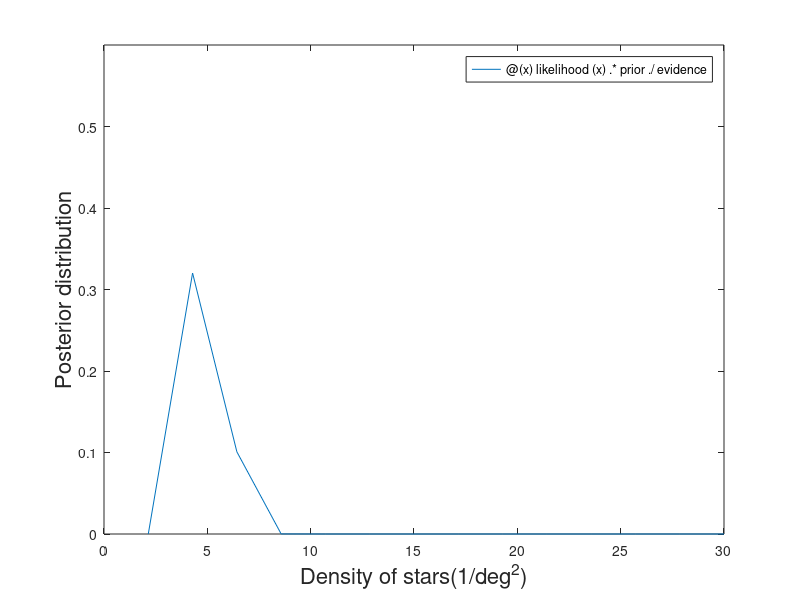
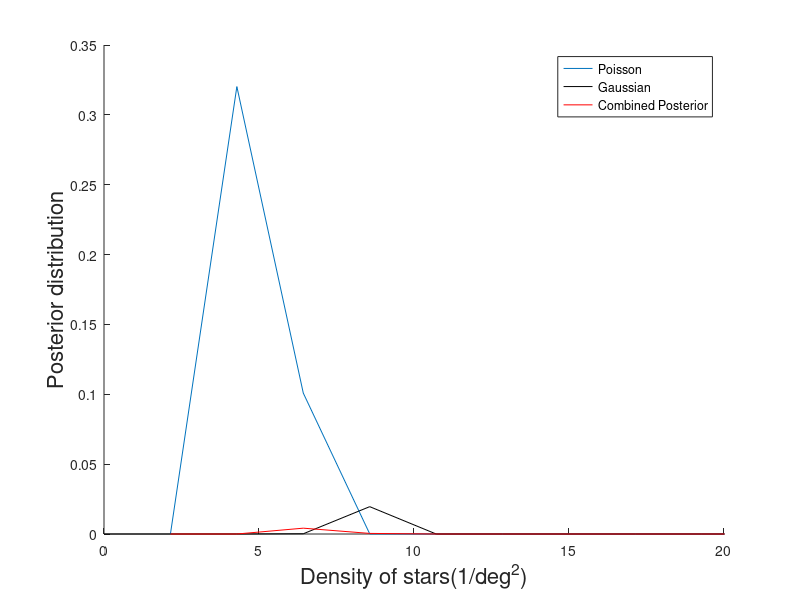
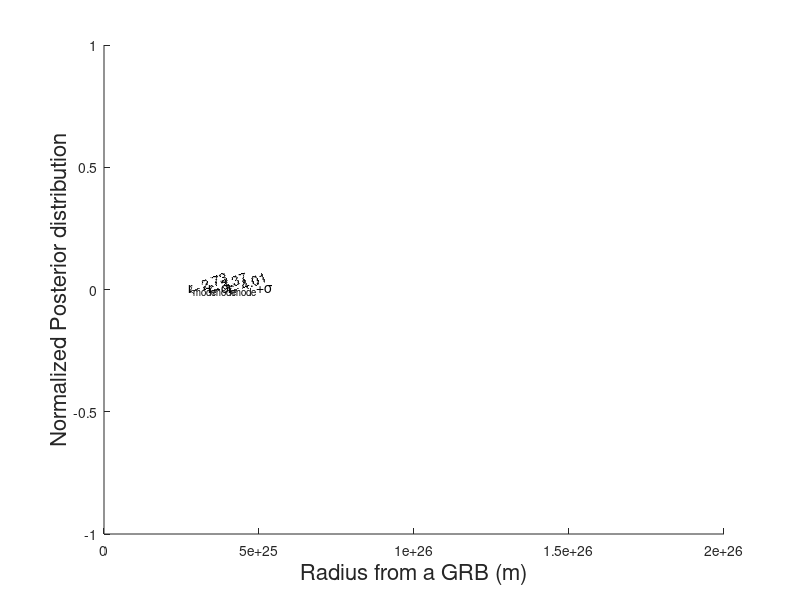

Recreate these plots in MATLAB, in order.
%% Q1b
X=  [1.1 0.05;
    1.01 0.01;
    0.99 0.01;
    0.98 0.01;
    1 0.02;
    1.3 0.4];

X1=1./(X(:,2).^2);
X2=X(:,1).*X1;
sumX2=sum(X1);
sumX3=sum(X2);
MLE=sumX3/sumX2;

% The varience is given by 1/sumX2
%therefor std =sqrt(1/sumX2)
Stderr=sqrt(1/sumX2);

%% Q2
% Q2b
N=10;
T=50;
Slim=30;

likelihood=@(x)poisspdf(T,x.*N);
evidence=(1./Slim).*integral(likelihood,0,Slim);
prior=1/Slim;
posterior= @(x)likelihood(x).*prior./evidence;

figure
fplot(posterior,[0,Slim]);
xlabel('Density of stars(1/deg^2)','FontSize',16);
ylabel('Posterior distribution','FontSize',16);
ylim([0 0.6]);

%Mode
mode=T/N;
%Mean
expectation=@(x) posterior(x).*x;
mean=integral(expectation,0,Slim);

% Q2c
mu=7.7;
rsig=0.3;
X=linspace(0,30,1000000);
normal=@(x)normpdf(x,mu,rsig);
% plot(X,normal(X),'g')
Ayy=@(x)likelihood(x).*normal(x);
evidence2=(1./Slim).*integral(Ayy,0,Slim);
posterior2=@(x)Ayy(x).*(1/Slim)./evidence2;
figure
hold on
fplot(posterior,[0,Slim]);
fplot(normal,[0 Slim],'black')
fplot(posterior2,[0,Slim],'r');
legend('Poisson','Gaussian','Combined Posterior')
xlabel('Density of stars(1/deg^2)','FontSize',16);
ylabel('Posterior distribution','FontSize',16);
xlim([0 20]);

%MODE ANALYTICAL
%quad=(-(10*sig^2-mu)+sqrt((10*sig^2-mu)^2+4*N))/2%%%%WTF IS GOING ON???

%MODE NUMERICAL
ALL=posterior2(X);
[M,N]=max(ALL)
X=X(N)

%% Q3d
n=8;
E=1e44;
F=sqrt(E*1e9);
spacing=1/50000;
R=0:spacing:0.5;
r=R.*F;
LHOOD=poisspdf(n,1./(4*pi.*R.^2));
POSTUNORM=(R.^2).*LHOOD;

EVID=F.*trapz(R,POSTUNORM);
POSTNORM=POSTUNORM/EVID;

%MODE NUMERICAL
[M,N]=max(POSTUNORM);
Rmode_num=R(N);
rmode_num=Rmode_num.*F;
%MODE ANALYTICAL
rmode_an=sqrt(E*1e9/(2*pi*(2*n-2)));

%MEAN
EXP_R=trapz(r,R.*POSTNORM);
EXP_r=EXP_R.*F;
%% Q3e
Rsig=Rmode_num*(2-2*n+3/(2*pi*Rmode_num^2))^(-0.5);
%% Q3f
figure
% this is all a bit of code to get the vertical lines and relevant labels
Rlower=Rmode_num-Rsig;
Rupper=Rmode_num+Rsig;
rlower=Rlower.*F;
rupper=Rupper.*F;
[a1,b1]=min(abs(R-Rlower));
[a2,b2]=min(abs(R-Rupper));
linemaxpeak=POSTNORM(N);
linemax1=POSTNORM(b1)
linemax2=POSTNORM(b2)
xpeak=[rmode_num,rmode_num];
xlower=[rlower,rlower];
xupper=[rupper,rupper];
linepeak=[0,linemaxpeak];
linelower=[0,linemax1];
lineupper=[0,linemax2];
hold on;
plot(xlower,linelower,'r --');
plot(xupper,lineupper,'r --');
plot(xpeak,linepeak,'r');
plot(r,POSTNORM,'black'); %Here the normalised posterior is plotted
text(rlower,1e-26,'r_{mode}-\sigma','FontSize',10);
text(rlower,0.1e-26,'\leftarrow 2.73','FontSize',10,'Rotation',20);
text(rupper,1e-26,'r_{mode}+\sigma','FontSize',10);
text(rupper,0.1e-26,'\leftarrow 4.01','FontSize',10,'Rotation',20);
text(rmode_num,2e-26,'r_{mode}','FontSize',10);
text(rmode_num,0.1e-26,'\leftarrow 3.37','FontSize',10,'Rotation',20);
xlabel('Radius from a GRB (m)','FontSize',16);
ylabel('Normalized Posterior distribution','FontSize',16);

